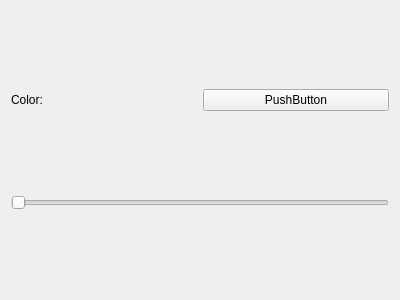
<?xml version="1.0" encoding="UTF-8"?>
<ui version="4.0">
 <class>PointStyleWidget</class>
 <widget class="QWidget" name="PointStyleWidget">
  <property name="geometry">
   <rect>
    <x>0</x>
    <y>0</y>
    <width>400</width>
    <height>300</height>
   </rect>
  </property>
  <property name="windowTitle">
   <string>Form</string>
  </property>
  <layout class="QVBoxLayout" name="verticalLayout">
   <item>
    <layout class="QHBoxLayout" name="horizontalLayout">
     <item>
      <widget class="QLabel" name="label">
       <property name="text">
        <string>Color:</string>
       </property>
      </widget>
     </item>
     <item>
      <widget class="Minerva::QtTools::ColorButton" name="colorButton">
       <property name="text">
        <string>PushButton</string>
       </property>
      </widget>
     </item>
    </layout>
   </item>
   <item>
    <widget class="QSlider" name="transparencySlider">
     <property name="orientation">
      <enum>Qt::Horizontal</enum>
     </property>
    </widget>
   </item>
  </layout>
 </widget>
 <customwidgets>
  <customwidget>
   <class>Minerva::QtTools::ColorButton</class>
   <extends>QPushButton</extends>
   <header>Minerva/Qt/Tools/ColorButton.h</header>
  </customwidget>
 </customwidgets>
 <resources/>
 <connections/>
</ui>
